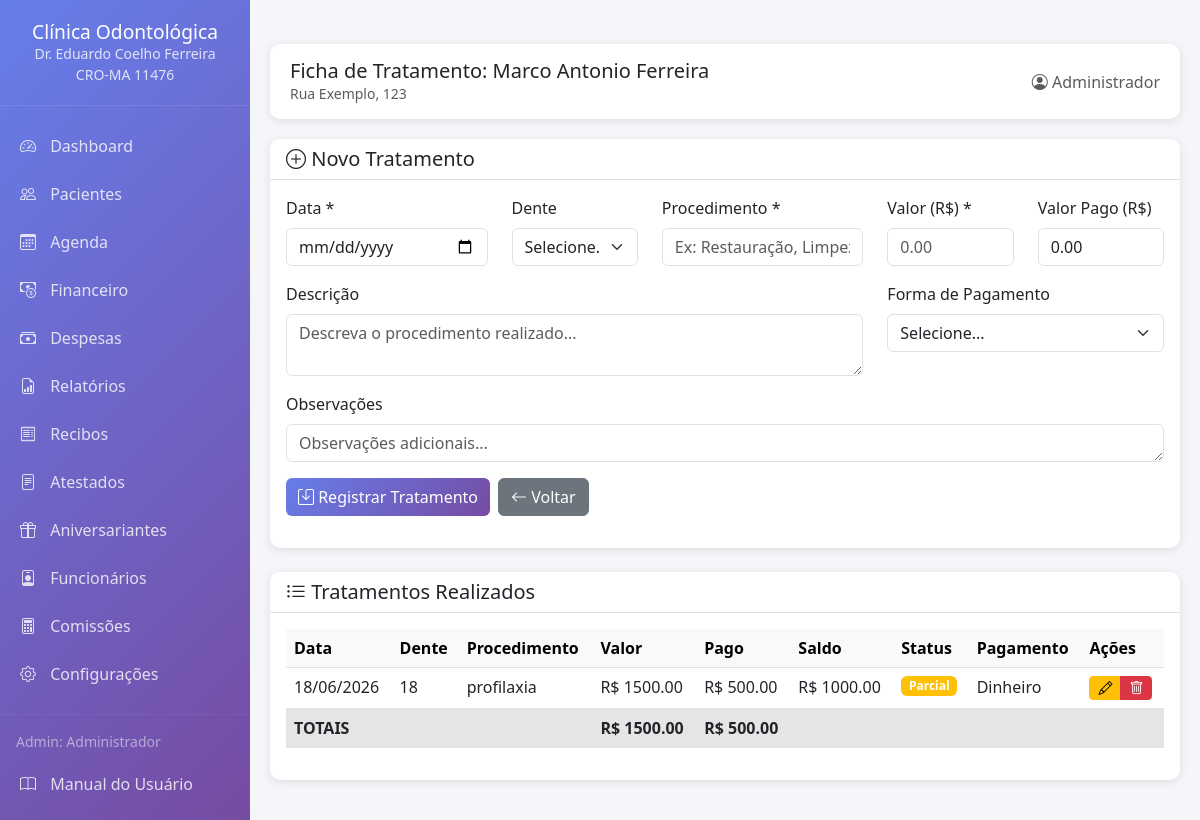
Page /ficha-tratamento/1 (signed in) on the committed database.
### app.py (models this page shows, shortened)
class ConfiguracaoClinica(db.Model):
    __tablename__ = 'configuracao_clinica'
    id = db.Column(db.Integer, primary_key=True)
    nome_clinica = db.Column(db.String(200), nullable=False)
    endereco = db.Column(db.String(300), nullable=False)
    cidade = db.Column(db.String(100))
    estado = db.Column(db.String(2))
    cep = db.Column(db.String(10))
    email = db.Column(db.String(120))
    telefone = db.Column(db.String(20))
    nome_doutor = db.Column(db.String(200))
    cro = db.Column(db.String(20))
    cpf_doutor = db.Column(db.String(14))       # NOVO
    cnpj_clinica = db.Column(db.String(18))      # NOVO
    inscricao_municipal = db.Column(db.String(20))  # NOVO
    iss_percentual = db.Column(db.Float, default=5.0)  # NOVO
    @staticmethod
    def get_configuracao():
        config = ConfiguracaoClinica.query.first()
        return config

class Usuario(UserMixin, db.Model):
    __tablename__ = 'usuarios'
    id = db.Column(db.Integer, primary_key=True)
    username = db.Column(db.String(80), unique=True, nullable=False)
    password_hash = db.Column(db.String(200), nullable=False)
    nome_completo = db.Column(db.String(200))
    email = db.Column(db.String(120))
    cargo = db.Column(db.String(50), default='Dentista')
    cro = db.Column(db.String(20))
    cpf = db.Column(db.String(14))
    especialidade = db.Column(db.String(100))
    comissao_percentual = db.Column(db.Float, default=0.0)
    ativo = db.Column(db.Boolean, default=True)
    data_cadastro = db.Column(db.DateTime, default=datetime.utcnow)
    agendamentos = db.relationship('Agendamento', backref='profissional', lazy=True)
    tratamentos = db.relationship('FichaTratamento', backref='profissional', lazy=True)
    def tem_permissao(self, modulo):
        permissoes = {
            'Admin': [
                'dashboard', 'pacientes', 'ficha_clinica', 'ficha_ortodontica',
                'ficha_tratamento', 'odontograma', 'orcamento', 'agenda',
                'atestados', 'historico', 'aniversariantes', 'financeiro',
                'configuracao', 'funcionarios', 'comissoes', 'arquivos',
                'editar_pacientes', 'deletar_pacientes', 'editar_tratamentos',
                'excluir_tratamentos', 'ver_financeiro', 'editar_configuracao'
            ],
            'Dentista': [
                'dashboard', 'pacientes', 'ficha_clinica', 'ficha_ortodontica',
                'ficha_tratamento', 'odontograma', 'orcamento', 'agenda',
                'atestados', 'historico', 'aniversariantes', 'arquivos',
                'editar_tratamentos'
            ],
            'Secretaria': [
                'dashboard', 'pacientes', 'ficha_clinica', 'agenda',
                'atestados', 'aniversariantes', 'arquivos',
                'editar_pacientes'
            ],
            'Auxiliar': [
                'dashboard', 'pacientes', 'agenda', 'arquivos'
            ]
        }
        return modulo in permissoes.get(self.cargo, [])

class Paciente(db.Model):
    __tablename__ = 'pacientes'
    id = db.Column(db.Integer, primary_key=True)
    nome = db.Column(db.String(200), nullable=False)
    cpf = db.Column(db.String(14), unique=True, nullable=False)
    data_nascimento = db.Column(db.Date, nullable=False)
    endereco = db.Column(db.String(300))
    celular = db.Column(db.String(20))
    email = db.Column(db.String(120))
    data_cadastro = db.Column(db.DateTime, default=datetime.utcnow)
    observacoes = db.Column(db.Text)
    ativo = db.Column(db.Boolean, default=True)
    fichas_tratamento = db.relationship('FichaTratamento', backref='paciente', lazy=True)
    agendamentos = db.relationship('Agendamento', backref='paciente', lazy=True)
    historico = db.relationship('HistoricoPaciente', backref='paciente', lazy=True)

class FichaTratamento(db.Model):
    __tablename__ = 'fichas_tratamento'
    id = db.Column(db.Integer, primary_key=True)
    paciente_id = db.Column(db.Integer, db.ForeignKey('pacientes.id'), nullable=False)
    profissional_id = db.Column(db.Integer, db.ForeignKey('usuarios.id'))
    data = db.Column(db.Date, default=date.today)
    dente = db.Column(db.String(10))
    procedimento = db.Column(db.String(200), nullable=False)
    descricao = db.Column(db.Text)
    valor = db.Column(db.Float, nullable=False)
    valor_pago = db.Column(db.Float, default=0.0)
    status_pagamento = db.Column(db.String(50), default='Pendente')
    forma_pagamento = db.Column(db.String(50))
    observacoes = db.Column(db.Text)
    @property
    def saldo_restante(self):
        return self.valor - self.valor_pago

### app.py (the view, shortened to what this page needs)
@app.route('/ficha-tratamento/<int:paciente_id>', methods=['GET', 'POST'])
@requer_permissao('ficha_tratamento')
def ficha_tratamento(paciente_id):
    config = ConfiguracaoClinica.get_configuracao()
    paciente = db.session.get(Paciente, paciente_id)
    if not paciente:
        flash('Paciente não encontrado!', 'error')
        return redirect(url_for('listar_pacientes'))
    tratamentos = FichaTratamento.query.filter_by(paciente_id=paciente_id).order_by(FichaTratamento.data.desc()).all()
    return render_template('fichas/tratamento.html', config=config, paciente=paciente, tratamentos=tratamentos)

### templates/fichas/tratamento.html (shortened to what this page needs)
﻿{% extends "base.html" %}
{% block header_title %}Ficha de Tratamento: {{ paciente.nome }}{% endblock %}
{% block content %}
<div class="card">
    <div class="card-header">
        <h5 class="mb-0"><i class="bi bi-plus-circle"></i> Novo Tratamento</h5>
    </div>
    <div class="card-body">
        <form method="POST">
            <div class="row">
                <div class="col-md-3 mb-3">
                    <label class="form-label">Data *</label>
                    <input type="date" class="form-control" name="data" required>
                </div>
                <div class="col-md-2 mb-3">
                    <label class="form-label">Dente</label>
                    <select class="form-select" name="dente">
                        <option value="">Selecione...</option>
                    </select>
                </div>
                <div class="col-md-3 mb-3">
                    <label class="form-label">Procedimento *</label>
                    <input type="text" class="form-control" name="procedimento"
                           placeholder="Ex: Restauração, Limpeza..." required>
                </div>
                <div class="col-md-2 mb-3">
                    <label class="form-label">Valor (R$) *</label>
                    <input type="number" step="0.01" class="form-control" name="valor"
                           placeholder="0.00" required>
                </div>
                <div class="col-md-2 mb-3">
                    <label class="form-label">Valor Pago (R$)</label>
                    <input type="number" step="0.01" class="form-control" name="valor_pago"
                           value="0.00">
                </div>
            </div>
            <div class="row">
                <div class="col-md-8 mb-3">
                    <label class="form-label">Descrição</label>
                    <textarea class="form-control" name="descricao" rows="2"
                              placeholder="Descreva o procedimento realizado..."></textarea>
                </div>
                <div class="col-md-4 mb-3">
                    <label class="form-label">Forma de Pagamento</label>
                    <select class="form-select" name="forma_pagamento">
                        <option value="">Selecione...</option>
                    </select>
                </div>
            </div>
            <div class="mb-3">
                <label class="form-label">Observações</label>
                <textarea class="form-control" name="observacoes" rows="1"
                          placeholder="Observações adicionais..."></textarea>
            </div>
            <div class="d-flex gap-2">
                <button type="submit" class="btn btn-primary">
                    <i class="bi bi-save"></i> Registrar Tratamento
                </button>
                <a href="/pacientes/{{ paciente.id }}" class="btn btn-secondary">
                    <i class="bi bi-arrow-left"></i> Voltar
                </a>
            </div>
        </form>
    </div>
</div>
<div class="card mt-4">
    <div class="card-header">
        <h5 class="mb-0"><i class="bi bi-list-ul"></i> Tratamentos Realizados</h5>
    </div>
    <div class="card-body">
        {% if tratamentos %}
        <div class="table-responsive">
            <table class="table table-hover">
                <thead class="table-light">
                    <tr>
                        <th>Data</th>
                        <th>Dente</th>
                        <th>Procedimento</th>
                        <th>Valor</th>
                        <th>Pago</th>
                        <th>Saldo</th>
                        <th>Status</th>
                        <th>Pagamento</th>
                        <th>Ações</th>
                    </tr>
                </thead>
                <tbody>
                    {% for tratamento in tratamentos %}
                    <tr>
                        <td>{{ tratamento.data.strftime('%d/%m/%Y') }}</td>
                        <td>{{ tratamento.dente or '-' }}</td>
                        <td>{{ tratamento.procedimento }}</td>
                        <td>R$ {{ "%.2f"|format(tratamento.valor) }}</td>
                        <td>R$ {{ "%.2f"|format(tratamento.valor_pago) }}</td>
                        <td>R$ {{ "%.2f"|format(tratamento.saldo_restante) }}</td>
                        <td>
                            {% if tratamento.status_pagamento == 'Pago' %}
                            <span class="badge bg-success">Pago</span>
                            {% elif tratamento.status_pagamento == 'Parcial' %}
                            <span class="badge bg-warning">Parcial</span>
                            {% else %}
                            <span class="badge bg-danger">Pendente</span>
                            {% endif %}
                        </td>
                        <td>{{ tratamento.forma_pagamento or '-' }}</td>
                        <td>
                            <div class="btn-group">
                                <a href="/tratamento/editar/{{ tratamento.id }}"
                                   class="btn btn-sm btn-warning" title="Editar">
                                    <i class="bi bi-pencil"></i>
                                </a>
                                <button onclick="excluirTratamento({{ tratamento.id }})"
                                        class="btn btn-sm btn-danger" title="Excluir">
                                    <i class="bi bi-trash"></i>
                                </button>
                            </div>
                        </td>
                    </tr>
                    {% endfor %}
                </tbody>
                <tfoot class="table-active fw-bold">
                    <tr>
                        <td colspan="3">TOTAIS</td>
                        <td>R$ {{ "%.2f"|format(tratamentos|sum(attribute='valor')) }}</td>
                        <td>R$ {{ "%.2f"|format(tratamentos|sum(attribute='valor_pago')) }}</td>
                        <td colspan="4"></td>
                    </tr>
                </tfoot>
            </table>
        </div>
        {% else %}
        <div class="text-center py-4">
            <i class="bi bi-inbox" style="font-size: 3rem; color: #ccc;"></i>
            <p class="text-muted mt-2">Nenhum tratamento registrado ainda</p>
        </div>
        {% endif %}
    </div>
</div>
{% endblock %}

### templates/base.html (shortened to what this page needs)
﻿<!DOCTYPE html>
<html lang="pt-BR">
<head>
    <link href="https://cdn.jsdelivr.net/npm/bootstrap@5.3.0/dist/css/bootstrap.min.css" rel="stylesheet">
    <link href="https://cdn.jsdelivr.net/npm/bootstrap-icons@1.11.0/font/bootstrap-icons.css" rel="stylesheet">
    <link href="https://cdnjs.cloudflare.com/ajax/libs/font-awesome/6.4.0/css/all.min.css" rel="stylesheet">
</head>
<body>
    <div class="sidebar">
        <div class="logo">
            <h4>{{ config.nome_clinica }}</h4>
            <small>Dr. {{ config.nome_doutor }}</small>
            <br>
            <small>{{ config.cro }}</small>
        </div>
        <nav class="nav flex-column mt-3">
            <a class="nav-link {{ 'active' if request.endpoint == 'dashboard' }}" href="{{ url_for('dashboard') }}">
                <i class="bi bi-speedometer2"></i> Dashboard
            </a>
            {% if current_user.tem_permissao('pacientes') %}
            <a class="nav-link {{ 'active' if 'pacientes' in request.endpoint }}" href="{{ url_for('listar_pacientes') }}">
                <i class="bi bi-people"></i> Pacientes
            </a>
            {% endif %}
            {% if current_user.tem_permissao('agenda') %}
            <a class="nav-link {{ 'active' if request.endpoint == 'agenda' }}" href="{{ url_for('agenda') }}">
                <i class="bi bi-calendar3"></i> Agenda
            </a>
            {% endif %}
            {% if current_user.tem_permissao('ver_financeiro') %}
            <a class="nav-link {{ 'active' if 'financeiro' in request.endpoint }}" href="{{ url_for('financeiro') }}">
                <i class="bi bi-cash-coin"></i> Financeiro
            </a>
            {% endif %}
            {% if current_user.tem_permissao('ver_financeiro') %}
            <a class="nav-link {{ 'active' if 'despesas' in request.endpoint }}" href="{{ url_for('despesas') }}">
                <i class="bi bi-cash-stack"></i> Despesas
            </a>
            {% endif %}
            {% if current_user.tem_permissao('ver_financeiro') %}
            <a class="nav-link {{ 'active' if 'relatorios' in request.endpoint }}" href="{{ url_for('relatorios') }}">
                <i class="bi bi-file-earmark-bar-graph"></i> Relatórios
            </a>
            {% endif %}
			{% if current_user.tem_permissao('ver_financeiro') %}
			<a class="nav-link {{ 'active' if 'recibos' in request.endpoint }}" href="{{ url_for('recibos') }}">
				<i class="bi bi-receipt"></i> Recibos
			</a>
			{% endif %}
            {% if current_user.tem_permissao('atestados') %}
            <a class="nav-link {{ 'active' if request.endpoint == 'atestados' }}" href="{{ url_for('atestados') }}">
                <i class="bi bi-file-text"></i> Atestados
            </a>
            {% endif %}
            {% if current_user.tem_permissao('aniversariantes') %}
            <a class="nav-link {{ 'active' if request.endpoint == 'aniversariantes' }}" href="{{ url_for('aniversariantes') }}">
                <i class="bi bi-gift"></i> Aniversariantes
            </a>
            {% endif %}
            {% if current_user.tem_permissao('funcionarios') %}
            <a class="nav-link {{ 'active' if 'funcionarios' in request.endpoint or request.endpoint == 'relatorio_comissoes' }}" href="{{ url_for('listar_funcionarios') }}">
                <i class="bi bi-person-badge"></i> Funcionários
            </a>
            {% endif %}
            {% if current_user.tem_permissao('comissoes') %}
            <a class="nav-link {{ 'active' if request.endpoint == 'relatorio_comissoes' }}" href="{{ url_for('relatorio_comissoes') }}">
                <i class="bi bi-calculator"></i> Comissões
            </a>
            {% endif %}
            {% if current_user.tem_permissao('editar_configuracao') %}
            <a class="nav-link {{ 'active' if request.endpoint == 'configuracao' }}" href="{{ url_for('configuracao') }}">
                <i class="bi bi-gear"></i> Configurações
            </a>
			{% endif %}
            <hr class="my-3" style="border-color: rgba(255,255,255,0.2);">
            <div class="px-3 mb-2">
                <small class="text-white-50">{{ current_user.cargo }}: {{ current_user.nome_completo }}</small>
            </div>
            <a class="nav-link" href="https://github.com/mileac/clinica-odontologica/blob/main/MANUAL.md" target="_blank">
				<i class="bi bi-book"></i> Manual do Usuário
			</a>
        </nav>
    </div>
    <div class="main-content">
        <div class="header-bar d-flex justify-content-between align-items-center">
            <div>
                <h5 class="mb-0">{% block header_title %}{% endblock %}</h5>
                <small class="text-muted">{{ config.endereco }}</small>
            </div>
            <div>
                <span class="text-muted">
                    <i class="bi bi-person-circle"></i> {{ current_user.nome_completo }}
                </span>
            </div>
        </div>
        {% block content %}{% endblock %}
    </div>
</body>
</html>

### rows in the picture
ConfiguracaoClinica: nome_clinica "Clínica Odontológica", nome_doutor "Eduardo Coelho Ferreira", cro "CRO-MA 11476", endereco "Rua Exemplo, 123"
Usuario: cargo "Admin", nome_completo "Administrador"
Paciente: nome "Marco Antonio Ferreira"
FichaTratamento: data "18/06/2026", dente "18", procedimento "profilaxia", valor "1500.00", valor_pago "500.00", saldo_restante "1000.00", status_pagamento "Parcial", forma_pagamento "Dinheiro"

### other values in the picture
{{ "%.2f"|format(tratamentos|sum(attribute='valor')) }} "1500.00"
{{ "%.2f"|format(tratamentos|sum(attribute='valor_pago')) }} "500.00"
